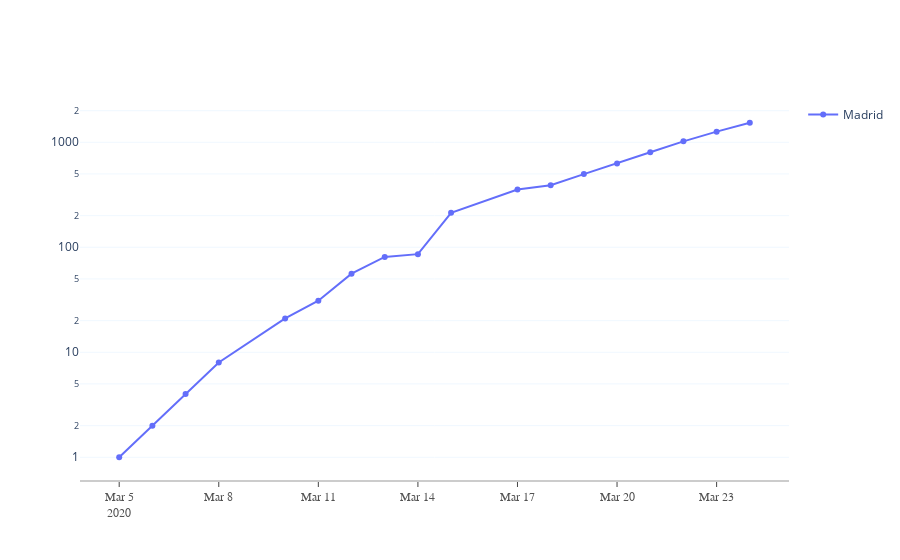

Source (notebook cell):
### Code cell
madrid.plotly_fig(True, "date")

### Figure 1 — Plotly figure (JSON) as saved in the notebook; plotly's stock layout.template omitted (floating-point values rounded to 4 significant figures)
{"data": [{"mode": "lines+markers", "name": "Madrid", "type": "scatter", "x": ["2020-03-05", "2020-03-06", "2020-03-07", "2020-03-08", "2020-03-10", "2020-03-11", "2020-03-12", "2020-03-13", "2020-03-14", "2020-03-15", "2020-03-17", "2020-03-18", "2020-03-19", "2020-03-20", "2020-03-21", "2020-03-22", "2020-03-23", "2020-03-24"], "y": [1, 2, 4, 8, 21, 31, 56, 81, 86, 213, 355, 390, 498, 628, 804, 1021, 1263, 1535]}], "layout": {"plot_bgcolor": "white", "showlegend": true, "xaxis": {"linecolor": "rgb(204, 204, 204)", "linewidth": 2, "showgrid": false, "showline": true, "showticklabels": true, "tickfont": {"color": "rgb(82, 82, 82)", "family": "Arial", "size": 12}, "ticks": "outside"}, "yaxis": {"gridcolor": "aliceblue", "showgrid": true, "showline": false, "showticklabels": true, "type": "log", "zeroline": false}}}
